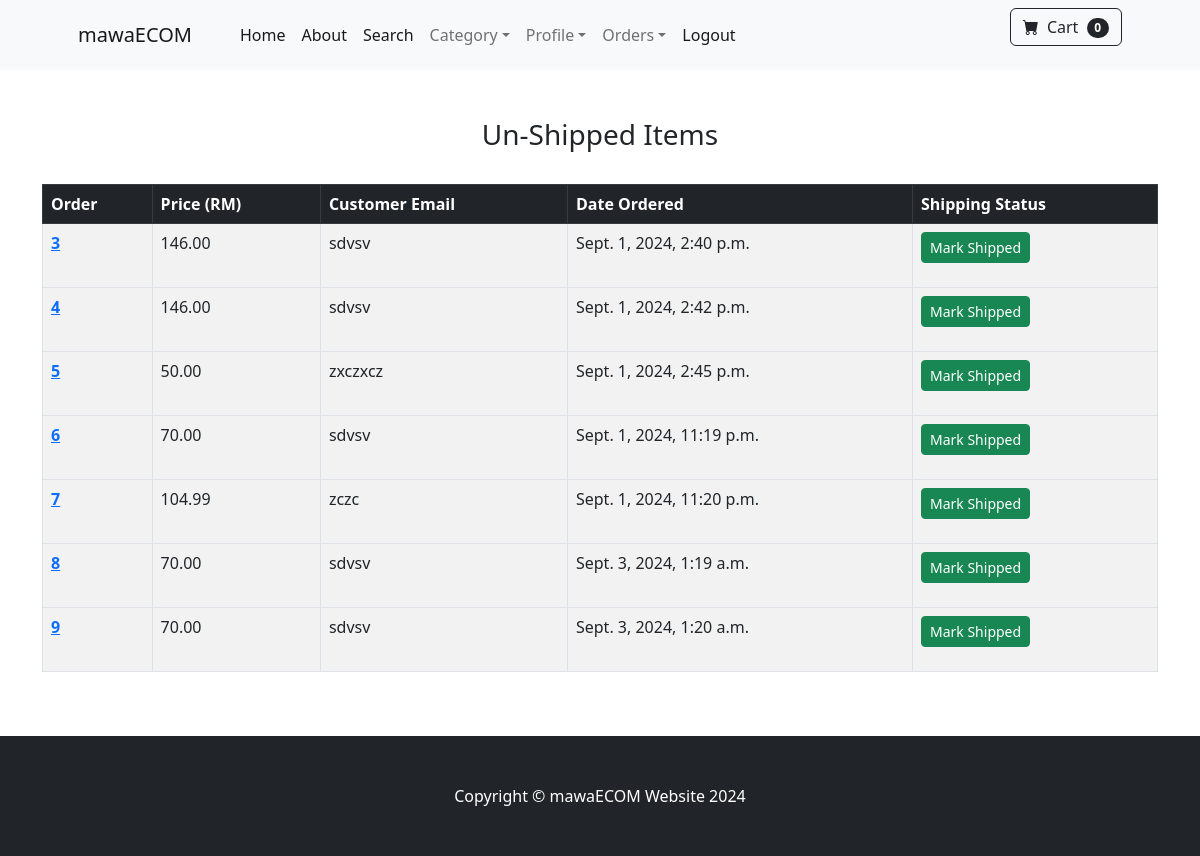
Page /payment/not_shipped_dash (signed in) on the committed database.
### payment/models.py (models this page shows, shortened)
class Order(models.Model):
    user = models.ForeignKey(User, on_delete=models.CASCADE, null=True, blank=True)
    full_name = models.CharField(max_length=255)
    email = models.CharField(max_length=255)
    shipping_address = models.TextField(max_length=15000)
    amount_paid = models.DecimalField(max_digits=10, decimal_places=2)
    date_ordered = models.DateTimeField(auto_now_add=True)
    shipped = models.BooleanField(default=False)
    date_shipped = models.DateTimeField(blank=True, null=True)

### payment/views.py (the view, shortened to what this page needs)
# urls.py: path('not_shipped_dash', views.not_shipped_dash, name='not_shipped_dash'),
def not_shipped_dash(request):
    if request.user.is_authenticated and request.user.is_superuser:
        orders = Order.objects.filter(shipped=False)
        return render(request, 'payment/not_shipped_dash.html',{
            "orders" : orders,
        })
    else:
        messages.success(request, "You Have No Access To This Page")
        return redirect('home')

### cart/cart.py (called while the page is built)
    def __len__(self):
        return len(self.cart)

### cart/context_processors.py (called while the page is built)
def cart(request):
    return {'cart' : Cart(request)}

### payment/templates/payment/not_shipped_dash.html (shortened to what this page needs)
{% extends 'store/base.html' %}
{% load static %}
{% block content %}
<br><br>
<div class="container">
        <div class="row">
            <center>
                <div class="col-12">
                    <h3>Un-Shipped Items</h3>
                    <br>
                    <table class="table table-striped table-hover table-bordered">
                        <thead class="table-dark">
                          <tr>
                            <th scope="col">Order</th>
                            <th scope="col">Price (RM)</th>
                            <th scope="col">Customer Email</th>
                            <th scope="col">Date Ordered</th>
                            <th scope="col">Shipping Status</th>
                          </tr>
                        </thead>
                        {% for order in orders %}
                        <tbody>
                          <tr>
                            <th scope="row"><a href="{% url 'show_orders' order.id %}">{{ order.id}}</a></th>
                            <td>{{ order.amount_paid }}</td>
                            <td>{{ order.email}}</td>
                            <td>{{ order.date_ordered }}</td>
                            <td>
                              <form action="" method="POST">
                                <button type="submit" class="btn btn-success btn-sm">Mark Shipped</button>
                              </form>
                            </td>
                          </tr>
                        </tbody>
                        {% endfor %}
                      </table>
                </div>
            </center>
        </div>
</div>
<br><br>
{% endblock%}

### rows in the picture
Order: id "3", amount_paid "146.00", email "sdvsv", date_ordered "Sept. 1, 2024, 2:40 p.m."
Order: id "4", amount_paid "146.00", email "sdvsv", date_ordered "Sept. 1, 2024, 2:42 p.m."
Order: id "5", amount_paid "50.00", email "zxczxcz", date_ordered "Sept. 1, 2024, 2:45 p.m."
Order: id "6", amount_paid "70.00", email "sdvsv", date_ordered "Sept. 1, 2024, 11:19 p.m."
Order: id "7", amount_paid "104.99", email "zczc", date_ordered "Sept. 1, 2024, 11:20 p.m."
Order: id "8", amount_paid "70.00", email "sdvsv", date_ordered "Sept. 3, 2024, 1:19 a.m."
Order: id "9", amount_paid "70.00", email "sdvsv", date_ordered "Sept. 3, 2024, 1:20 a.m."

### other values in the picture
{{ cart|length }} "0"
